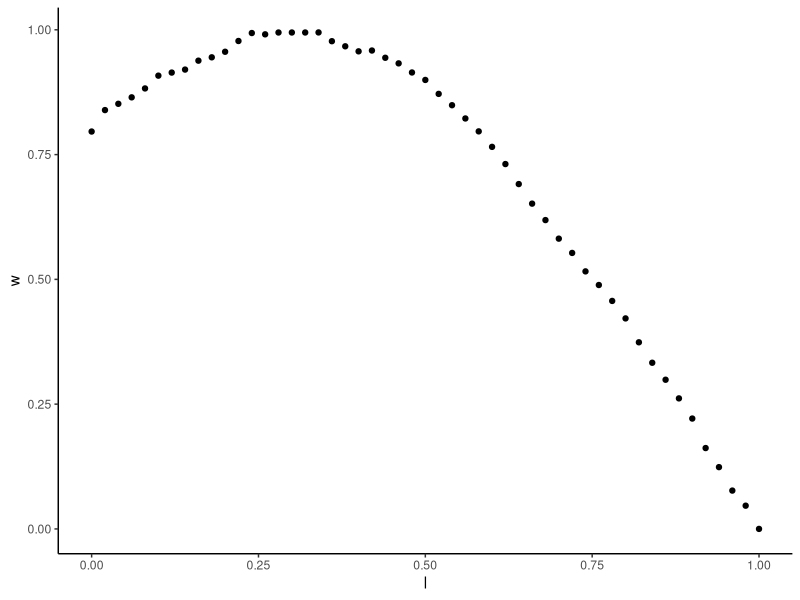
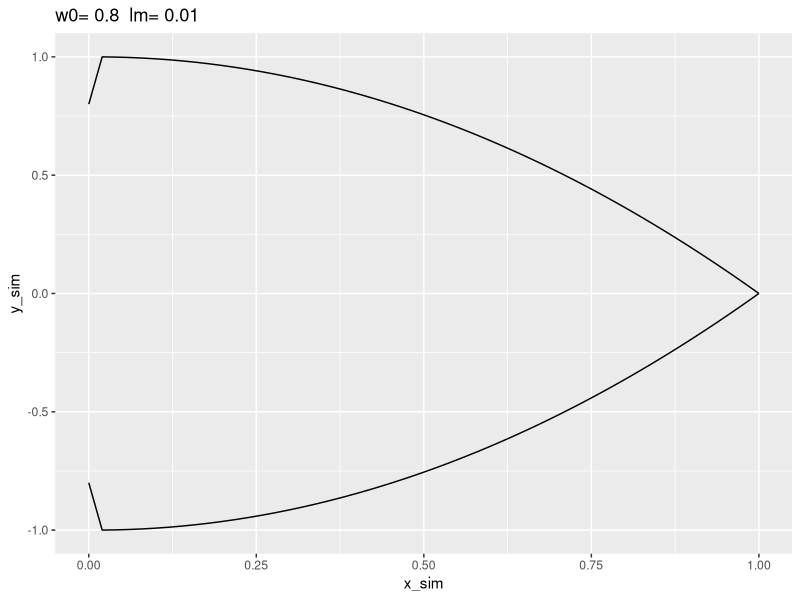
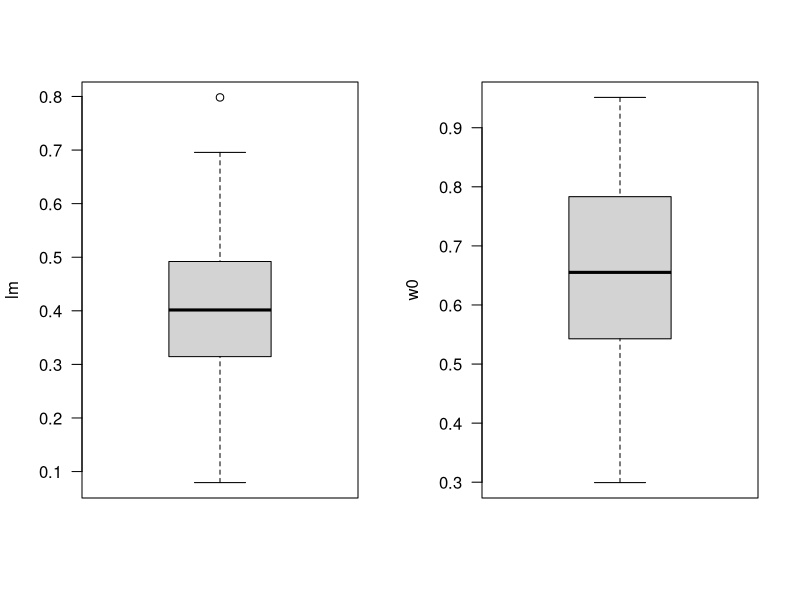
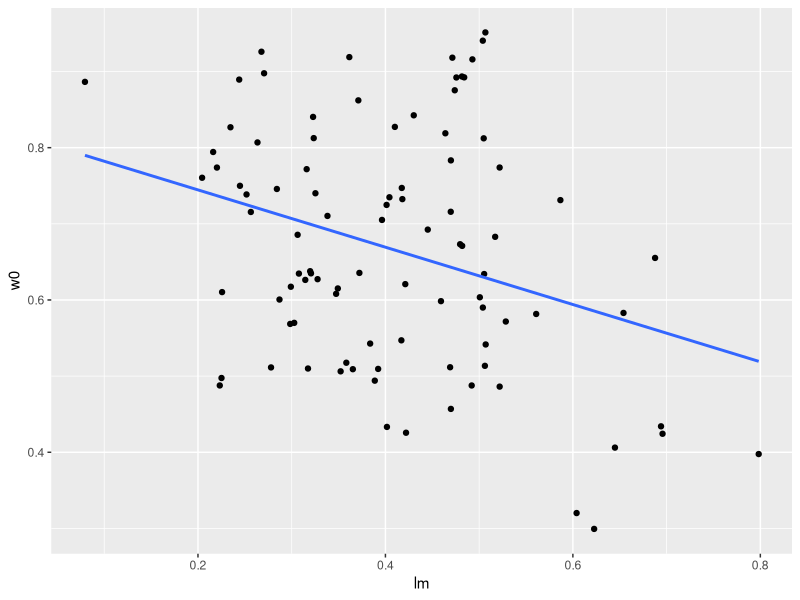
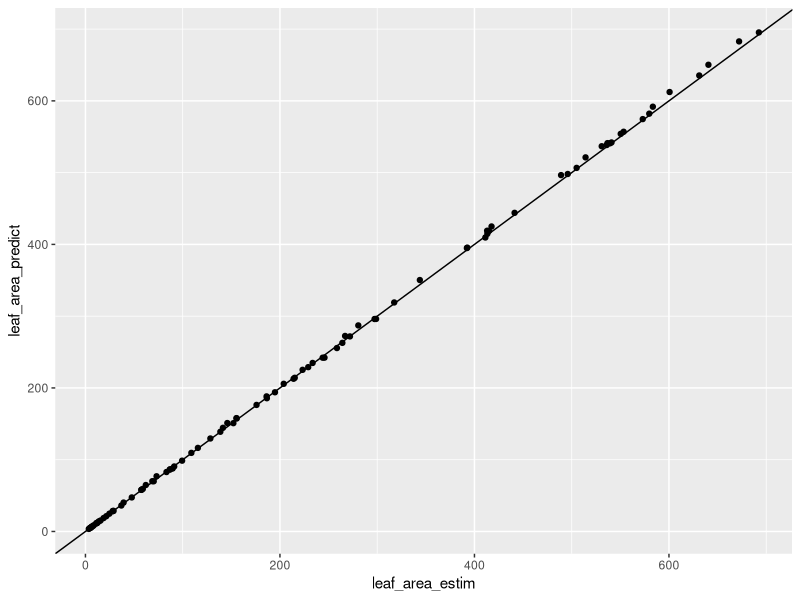
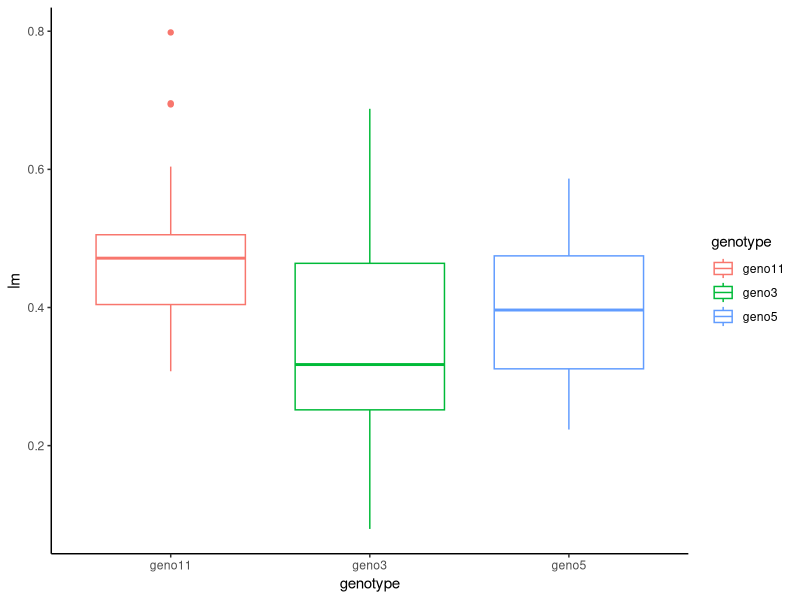
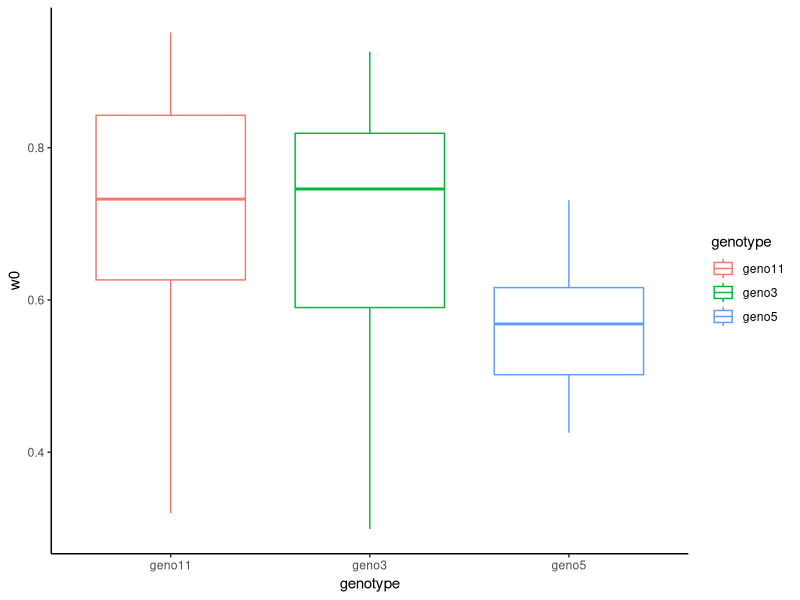
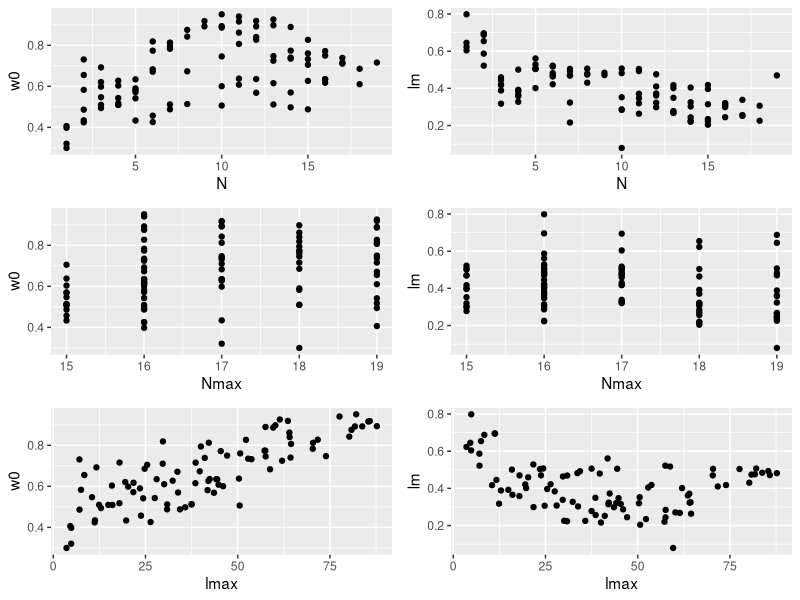

R code for these plots, in order:
###__________________________________________________________________________________________##
###_______________________ECUE2:DEMARCHE DE MODELISATION_________________________##
###_______________________TD définir une fonction et calibrer ses paramètres_________________##
###__________________________________________________________________________________________##
#Raphael PEREZ & Christian FOURNIER , Mai 2018


###libraries
require(ggplot2)
require(cowplot)

###environnement de travail
#setwd(dir='/home/perez/Documents/Enseignement/supagro_training_2018/TD_3/')


####____________Etape 1: Définir une fonction_____________####

###importer les données
donLW=read.csv(file = 'dataLW_Maize.csv')

###identifier chaque plante
donLW$plant_id=paste0('plante_',as.numeric(as.factor((paste(donLW$year,donLW$genotype,donLW$Nmax,sep='_')))))

###identifier chaque feuille
donLW$leaf_id=paste('leaf',donLW$N,donLW$plant_id,sep='_')

###Représenter une feuille à partir des données disponibles ####
leaf=12
ggplot(data=donLW[donLW$leaf_id==unique(donLW$leaf_id)[leaf],],aes(x=l,y=w))+
  geom_point()+
  theme_classic()

###Programmer la fonction polynomiale sur R#####
polym=function(x,w0,lm){
  a0=w0
  c0=(w0-1)/(lm**2)
  b0=-2*c0*lm


  c1=-1/(1-lm)**2
  b1=-2*c1*lm
  a1=-b1-c1
  y=ifelse(x<=lm,a0+b0*x+c0*x**2,a1+b1*x+c1*x**2)
  return(y)
}

polym_integral=function(w0,lm){
  a0=w0
  c0=(w0-1)/(lm**2)
  b0=-2*c0*lm


  c1=-1/(1-lm)**2
  b1=-2*c1*lm
  a1=-b1-c1
  return(a0*lm + b0/2*lm**2 + c0/3*lm**3 + a1 + b1/2 + c1/3 - a1*lm - b1/2 * lm**2 - c1/3 * lm**3)
}




#### Représenter une feuille avec les valeurs ####
w0=0.8
lm=0.01
x_sim=seq(from = 0,to = 1,by = 0.02)
y_sim=polym(x = x_sim,w0 = w0,lm = lm)

ggplot()+
  geom_path(aes(y=y_sim,x=x_sim))+
  geom_path(aes(y=-y_sim,x=x_sim))+
  ggtitle(paste('w0=',w0,' lm=',lm))


####____________Etape 2: Calibrer les paramètres d’une fonction_____________####

####Ajuster les valeurs de lm et w0 pour l’ensemble des feuilles mesurées et représenter ces ajustements####

donFit=NULL
pdf('Ajustement_LW.pdf')
for (i in unique(donLW$leaf_id)){
  sub=donLW[donLW$leaf_id==i,]

  fit=nls(data=sub,sub$w~polym(x = sub$l,w0 = w0,lm = lm),start = list(w0=0.5,lm=0.5))
  w0=as.numeric(coef(fit)['w0'])
  lm=as.numeric(coef(fit)['lm'])

  donFit_sub=data.frame(year=unique(sub$year),genotype=unique(sub$genotype),N=unique(sub$N),Nmax=unique(sub$Nmax),lmax=unique(sub$lmax),wmax=unique(sub$wmax),leaf_id=i,w0=w0,lm=lm)
  donFit=rbind(donFit,donFit_sub)

  graph=ggplot()+
    geom_point(data=sub,aes(x=l,y=w))+
    geom_path(aes(x=x_sim,y=polym(x = x_sim,w0=w0,lm=lm),col='red'))+
    theme_classic()+
    theme(legend.position='none')+
    ggtitle(i,paste0('w0=',round(w0,2),' lm=',round(lm,2)))

  print(graph)
}
dev.off()

####Représenter le domaine de variation des 2 paramètres####
par(mfcol=c(1,2))
boxplot(donFit$lm,ylab='lm',las=1)
boxplot(donFit$w0,ylab='w0',las=1)

####estimer leur coefficient de variation cv=sd/mean####
sd(donFit$lm)/mean(donFit$lm)
sd(donFit$w0)/mean(donFit$w0)

####correlation entre les 2 paramètres?####
model=lm(donFit$lm~donFit$w0)
summary(model)
ggplot(data=donFit,aes(x=lm,y=w0))+
  geom_point()+
    geom_smooth(method='lm',se = F)


####Estimer la surface de chaque feuille avec le modele et comparer avec les donnees  ####

###estimation des surfaces reeles par la méthode des trapèzes
###valeurs observées
leaf_area_estim=function(l,lmax,wmax){
    W=w*wmax
    L=l*lmax
    t=NULL
    for (i in 1:(length(W)-1)){
        t[i]=(L[i]-L[i+1])*(W[i]+W[i+1])/2
    }
    area=sum(t)
    return(area)
}
####valeurs prédites
leaf_area_predict=function(l,lmax,wmax,w0,lm){
    w=polym(x = l,w0 = w0,lm = lm)
    W=w*wmax
    L=l*lmax

    t=NULL
    for (i in 1:(length(W)-1)){
      t[i]=(L[i]-L[i+1])*(W[i]+W[i+1])/2
    }
    area=sum(t)
    return(area)
}

donArea=NULL
for (leaf in 1:length(unique(donLW$leaf_id))){
  # leaf=1
  sub=donLW[donLW$leaf_id==unique(donLW$leaf_id)[leaf],]
  l=sub$l
  w=sub$w
  lmax=unique(sub$lmax)
  wmax=unique(sub$wmax)

  w0=donFit[donFit$leaf_id==unique(donLW$leaf_id)[leaf],]$w0
  lm=donFit[donFit$leaf_id==unique(donLW$leaf_id)[leaf],]$lm



  obs = leaf_area_estim(l=l,lmax=lmax,wmax=wmax)
  sim = leaf_area_predict(l=l,lmax=lmax,wmax=wmax,w0=w0,lm=lm)

  donArea_sub = data.frame(genotype=unique(donLW[donLW$leaf_id==unique(donLW$leaf_id)[leaf],]$genotype),
                             plant_id=unique(donLW[donLW$leaf_id==unique(donLW$leaf_id)[leaf],]$plant_id),
                             leaf_id=unique(donLW[donLW$leaf_id==unique(donLW$leaf_id)[leaf],]$leaf_id),
                             N=unique(donLW[donLW$leaf_id==unique(donLW$leaf_id)[leaf],]$N),
                             leaf_area_estim=obs,
                             leaf_area_predict=sim)
  donArea=rbind(donArea,donArea_sub)

}


ggplot(data=donArea,aes(x=leaf_area_estim,y=leaf_area_predict))+
  geom_point()+
  geom_abline(slope = 1,intercept = 0)

model=lm(donArea$leaf_area_estim~donArea$leaf_area_predict)
summary(model)

## TO_DO add rmse


####____________Etape 3: Modélisation des effets ontogeniques et genetiques _____________####


###Représenter les boxplots des valeurs de paramètres pour chaque génotype####
ggplot(data=donFit,aes(x=genotype,y=lm,col=genotype))+
  geom_boxplot()+
  theme_classic()

ggplot(data=donFit,aes(x=genotype,y=w0,col=genotype))+
  geom_boxplot()+
  theme_classic()

###Représenter les des valeurs de paramètres en fonction du rang de la feuille (N), du nombre de feuilles total (Nmax), et du de la longeur des feuilles (lmax)####

###N
g1=ggplot(data=donFit,aes(x=N,y=w0))+
  geom_point()
g2=ggplot(data=donFit,aes(x=N,y=lm))+
  geom_point()

###Nmax
g3=ggplot(data=donFit,aes(x=Nmax,y=w0))+
  geom_point()
g4=ggplot(data=donFit,aes(x=Nmax,y=lm))+
  geom_point()

##lmax
g5=ggplot(data=donFit,aes(x=lmax,y=w0))+
  geom_point()
g6=ggplot(data=donFit,aes(x=lmax,y=lm))+
  geom_point()

plot_grid(g1,g2,g3,g4,g5,g6,ncol=2)


####Réaliser une analyse de variances sur lm et w0####
anova_w0=aov(data=donFit,w0~genotype+N+Nmax+lmax)
summary(anova_w0)

anova_lm=aov(data=donFit,lm~genotype+N+Nmax+lmax)
summary(anova_lm)

###verifier les hypothèses####
par(mfcol=c(2,2))
plot(anova_lm)
plot(anova_w0)


####Représenter les longeurs/largeurs de feuilles en fonction de leur rang pour chaque plante observée####
###subset des données pour avoir 1 lmax et 1 wmax par feuille
donL=donLW[donLW$N>3 & donLW$w==0,]

ggplot(data=donL,aes(y=wmax,x=N,col=plant_id))+
  geom_point()+
  geom_line()+
  theme_classic()

ggplot(data=donL,aes(y=lmax,x=N,col=plant_id))+
  geom_point()+
  geom_line()+
  theme_classic()


### Allometrie w / l####
donL$wl_ratio=donL$wmax/donL$lmax
ggplot(data=donL,aes(y=wl_ratio,x=N,col=genotype,pch=plant_id))+
  geom_point()+
  theme_classic()

ggplot(data=donL,aes(y=wmax/lmax,x=genotype,col=genotype))+
  geom_boxplot()+
  theme_classic()

###anova
anova_lw=aov(data=donL,wl_ratio~genotype*N)
summary(anova_lw)

par(mfcol=c(2,2))
plot(anova_lw)

#### Modelisation des effets

lm_wl=lm(data=donL,wl_ratio~N:genotype)
lm_w0=lm(data=donFit,w0~N:genotype)
lm_lm=lm(data=donFit,lm~N:genotype)

summary(lm_wl)

## TODO : plot des fits

### Estimation des surfaces a partir de lmax, rank et des modele ci dessus

##plot obs / sim

##
## inversion en imposant smax et en deformant lmax
